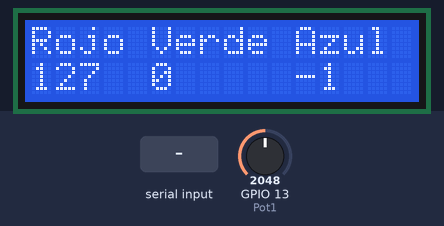
The program below on a simulated ESP32. Shown: 16×2 character LCD. The test bench sets the inputs (shaded band); at power-on: GPIO 13 (Pot1) = 2048. What the program prints to the serial monitor is not drawn.

Above: at 1.2 s.
1.3 s: GPIO 13 (Pot1) set to 2866
At 1.6 s:
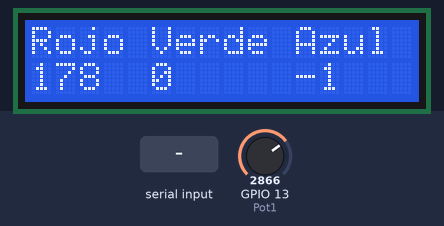
2.8 s: "1" received over the second serial link
At 3.0 s:
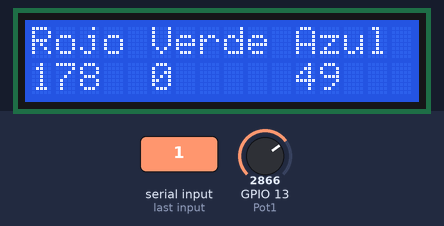
4.6 s: "0" received over the second serial link
6.4 s: GPIO 13 (Pot1) set to 3603
At 7.1 s:
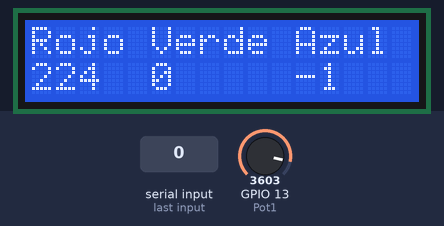
7.9 s: GPIO 13 (Pot1) set to 4095
At 8.2 s:
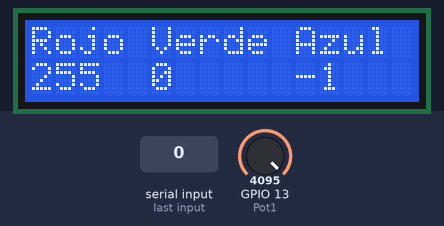
Timing chart, 0 to 10.4 s (numbered marks = the images above; inputs shaded):
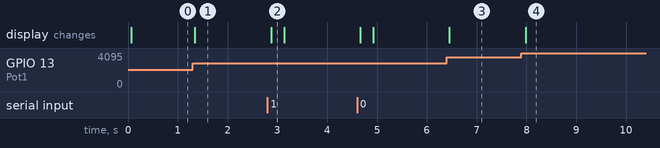

The program:

main.cpp
```cpp
//***************************************************************************************************************
// Universidad del Valle de Guatemala
// BE3015 - Electrónica Digital 2
// Jeremy Mejía
// Laboratorio #6
// Arduino
// Carné: 19846
//***************************************************************************************************************

//***************************************************************************************************************
// Librerías
//***************************************************************************************************************

#include <Arduino.h>
#include <LiquidCrystal.h>

//***************************************************************************************************************
// Definición de Pines
//***************************************************************************************************************

//Definición de entradas
#define Pot1 13 // potenciómetro 1
#define Pot2 12 // potenciómetro 2

//Definición de pines de salidas LCD
#define RS 2
#define E 4
#define D4 18
#define D5 19
#define D6 21
#define D7 22

//Comunicación Serial
#define Tx 1
#define Rx 3


//***************************************************************************************************************
// Prototipo de Funciones
//***************************************************************************************************************
/*
void configurarPWM(void);
void Incremento(void);
void Decremento(void);*/

//***************************************************************************************************************
// Variables Globales
//***************************************************************************************************************

int contador = 0;
LiquidCrystal LCD(RS, E, D4, D5, D6, D7);
int adcRaw;
int voltaje;
int voltajeA;
int voltajeV;
int valor1;

//***************************************************************************************************************
// Configuración
//***************************************************************************************************************

void setup() {
  Serial2.begin(115200);
  Serial.begin(115200);
  LCD.begin(16, 2);
}

//***************************************************************************************************************
// Loop Principal
//***************************************************************************************************************

void loop() {
  voltaje = analogRead(Pot1);
  voltaje = map(voltaje, 0, 4095, 0, 255);
  /*
  voltajeA = analogRead(Pot2);
  voltajeA = map(voltajeA, 0, 4095, 0, 255);
  */

  Serial2.write(voltaje);
  voltajeA = Serial2.read();
  Serial.print(voltajeA);


  if (Serial2.available() > 0){
    voltajeA = Serial2.read();
  }

/*
  if (Serial2.available() > 0){
    int valor2 = Serial2.read();
    LCD.setCursor(5, 1);
    LCD.print(valor2);
    voltajeV = valor2;

  }*/
  /*
  if (Serial2.available() > 0){
    int valor1 = Serial2.read();
    LCD.setCursor(11, 1);
    LCD.print(valor1);
    voltajeA = valor1;
    Serial.println(valor1);
  }*/

  LCD.clear();
  LCD.print("Rojo ");
  LCD.print("Verde ");
  LCD.print("Azul ");
  LCD.setCursor(0, 1);
  LCD.print(voltaje);
  LCD.setCursor(5, 1);
  LCD.print(voltajeV);
  LCD.setCursor(11, 1);
  LCD.print(voltajeA);


  delay(250);

}
```

Measured:
- after the input at 1.3 s, the display: changes at once (image 1)
- after the input at 2.8 s, the display: changes after 0.08 s (image 2)
- after the input at 6.4 s, the display: changes after 0.05 s (image 3)
- after the input at 7.9 s, the display: changes after 0.09 s (image 4)
